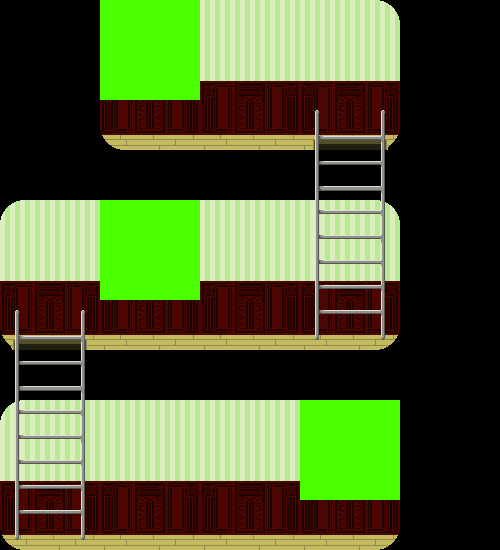

Rendered tile map (Tiled .tmx) drawn with the repository's tilesets; below, a short description and the full map source, tile grids included:
An orthogonal 10x11 tile map with 50x50 px tiles, 3 tile layers (Tile Layer 1, Tile Layer 2, Tile Layer 3), 3 tilesets and 5 objects.

<map version="1.0" orientation="orthogonal" renderorder="right-down" width="10" height="11" tilewidth="50" tileheight="50" nextobjectid="6">
 <tileset firstgid="1" name="BackGround" tilewidth="50" tileheight="50" tilecount="18" columns="6">
  <image source="BackGround.png" width="300" height="150" />
 </tileset>
 <tileset firstgid="19" name="ladder" tilewidth="50" tileheight="50" tilecount="10" columns="2">
  <image source="ladder.png" width="100" height="250" />
 </tileset>
 <tileset firstgid="29" name="Interactable" tilewidth="50" tileheight="50" tilecount="4" columns="2">
  <image source="Interactable.png" width="100" height="100" />
 </tileset>
 <layer name="Tile Layer 1" width="10" height="11">
  <data encoding="csv">
0,0,1,2,3,4,5,6,0,0,
0,0,7,8,9,10,11,12,0,0,
0,0,13,14,15,16,17,18,0,0,
0,0,0,0,0,0,0,0,0,0,
1,2,3,4,3,4,5,6,0,0,
7,8,9,10,9,10,11,12,0,0,
13,14,15,16,15,16,17,18,0,0,
0,0,0,0,0,0,0,0,0,0,
1,2,3,4,3,4,5,6,0,0,
7,8,9,10,9,10,11,12,0,0,
13,14,15,16,15,16,17,18,0,0
</data>
 </layer>
 <layer name="Tile Layer 2" width="10" height="11">
  <data encoding="csv">
0,0,0,0,0,0,0,0,0,0,
0,0,0,0,0,0,0,0,0,0,
0,0,0,0,0,0,19,20,0,0,
0,0,0,0,0,0,21,22,0,0,
0,0,0,0,0,0,23,24,0,0,
0,0,0,0,0,0,25,26,0,0,
19,20,0,0,0,0,27,28,0,0,
21,22,0,0,0,0,0,0,0,0,
23,24,0,0,0,0,0,0,0,0,
25,26,0,0,0,0,0,0,0,0,
27,28,0,0,0,0,0,0,0,0
</data>
 </layer>
 <objectgroup name="Object Layer 1">
  <object id="1" x="100" y="135" width="300" height="15" />
  <object id="2" x="0" y="335" width="400" height="18" />
  <object id="3" x="0" y="535" width="400" height="15" />
 </objectgroup>
 <objectgroup name="Object Layer 2">
  <object id="4" x="325" y="110" width="50" height="225" />
  <object id="5" x="25" y="310" width="50" height="225" />
 </objectgroup>
 <layer name="Tile Layer 3" width="10" height="11">
  <data encoding="csv">
0,0,29,30,0,0,0,0,0,0,
0,0,31,32,0,0,0,0,0,0,
0,0,0,0,0,0,0,0,0,0,
0,0,0,0,0,0,0,0,0,0,
0,0,29,30,0,0,0,0,0,0,
0,0,31,32,0,0,0,0,0,0,
0,0,0,0,0,0,0,0,0,0,
0,0,0,0,0,0,0,0,0,0,
0,0,0,0,0,0,29,30,0,0,
0,0,0,0,0,0,31,32,0,0,
0,0,0,0,0,0,0,0,0,0
</data>
 </layer>
</map>
